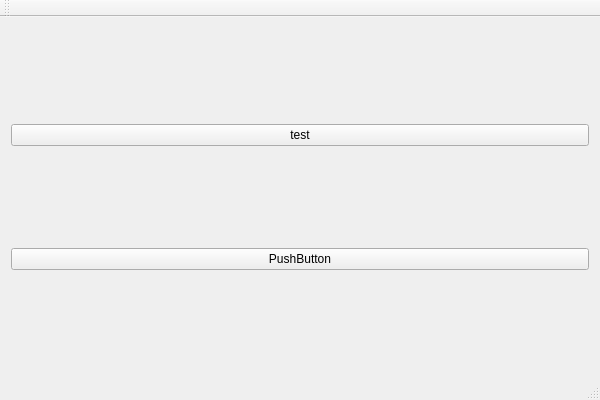
<?xml version="1.0" encoding="UTF-8"?>
<ui version="4.0">
 <class>LianliankanClass</class>
 <widget class="QMainWindow" name="LianliankanClass">
  <property name="geometry">
   <rect>
    <x>0</x>
    <y>0</y>
    <width>600</width>
    <height>400</height>
   </rect>
  </property>
  <property name="windowTitle">
   <string>Lianliankan</string>
  </property>
  <widget class="QWidget" name="centralWidget">
   <layout class="QVBoxLayout" name="verticalLayout">
    <item>
     <widget class="QPushButton" name="beginButton">
      <property name="text">
       <string>test</string>
      </property>
     </widget>
    </item>
    <item>
     <widget class="QPushButton" name="pushButton_2">
      <property name="text">
       <string>PushButton</string>
      </property>
     </widget>
    </item>
   </layout>
  </widget>
  <widget class="QMenuBar" name="menuBar">
   <property name="geometry">
    <rect>
     <x>0</x>
     <y>0</y>
     <width>600</width>
     <height>23</height>
    </rect>
   </property>
  </widget>
  <widget class="QToolBar" name="mainToolBar">
   <attribute name="toolBarArea">
    <enum>TopToolBarArea</enum>
   </attribute>
   <attribute name="toolBarBreak">
    <bool>false</bool>
   </attribute>
  </widget>
  <widget class="QStatusBar" name="statusBar"/>
 </widget>
 <layoutdefault spacing="6" margin="11"/>
 <resources>
  <include location="lianliankan.qrc"/>
 </resources>
 <connections/>
</ui>
